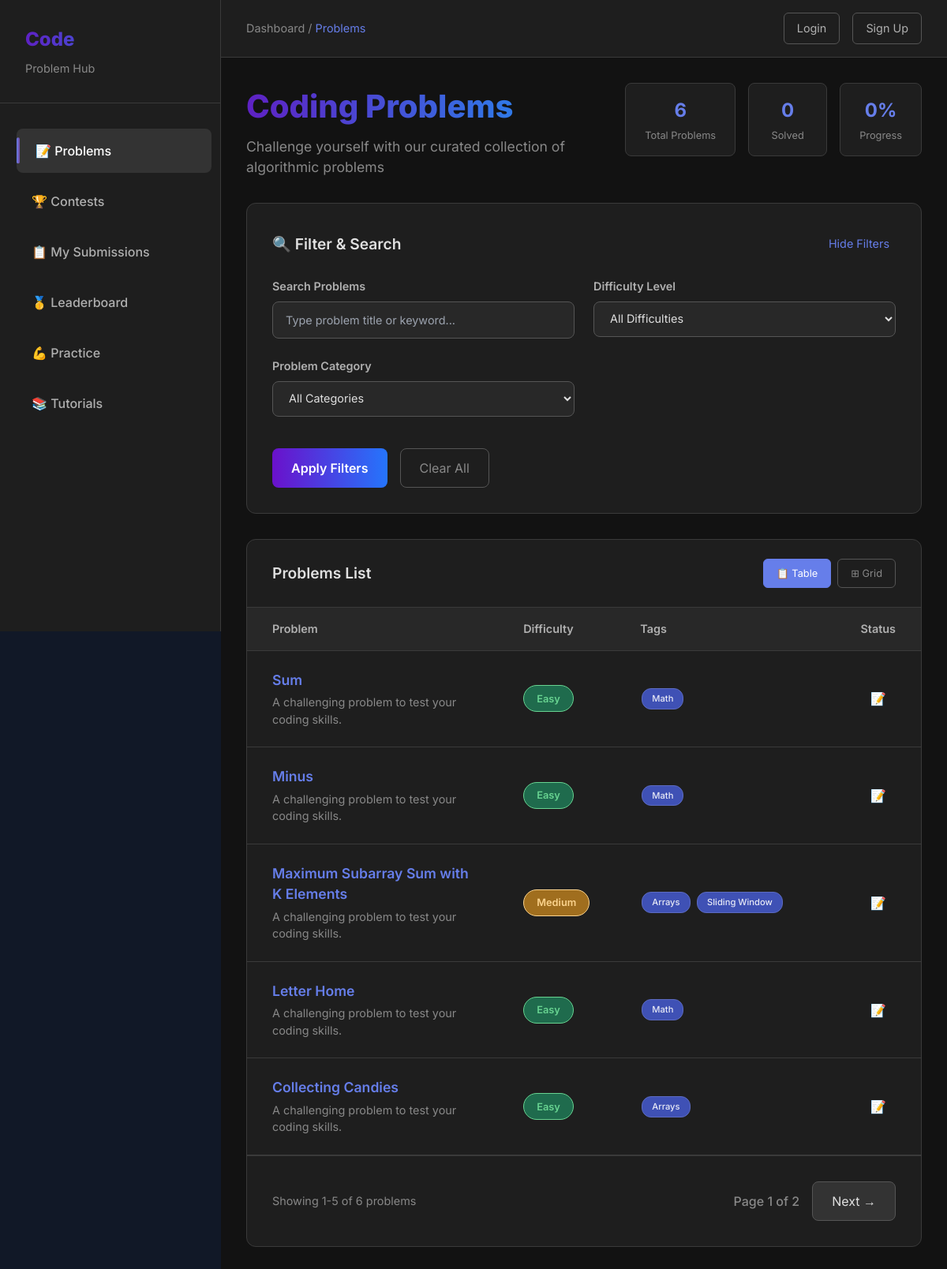
The page / on the database its author committed.
### problems/models.py (models this page shows, shortened)
class Problem(models.Model):
    DIFFICULTY_CHOICES = [
        ('Easy', 'Easy'),
        ('Medium', 'Medium'),
        ('Hard', 'Hard'),
    ]
    title = models.CharField(max_length=200)
    description = models.TextField()
    input_description = models.TextField()
    output_description = models.TextField()
    constraints = models.TextField()
    sample_input = models.TextField()
    sample_output = models.TextField()
    difficulty = models.CharField(max_length=10, choices=DIFFICULTY_CHOICES)
    tags = models.ManyToManyField(Tag, related_name='problems')
    slug = models.SlugField(unique=True)

class Tag(models.Model):
    name = models.CharField(max_length=50, unique=True)

### problems/views.py (the view)
# urls.py: path('', views.problem_list, name='problem_list'),
def problem_list(request):
    tag_name = request.GET.get('tag')
    difficulty = request.GET.get('difficulty')
    problems = Problem.objects.all().order_by('id')
    if tag_name:
        problems = problems.filter(tags__name=tag_name)
    if difficulty:
        problems = problems.filter(difficulty=difficulty)
    tags = Tag.objects.all()
    paginator = Paginator(problems, 5)
    page_number = request.GET.get('page')
    page_obj = paginator.get_page(page_number)
    problem_total_count = problems.count()
    if request.user.is_authenticated:
        solved_count = Submission.objects.filter(user=request.user, verdict='Accepted').values('problem_id').distinct().count()
    else:
        solved_count = 0
    progress = int((solved_count / problem_total_count) * 100) if problem_total_count > 0 else 0
    return render(request, 'problems/problem_list.html', {
        'problems': page_obj,   # renamed to page_obj (Django convention)
        'tags': tags,
        'selected_tag': tag_name,
        'selected_difficulty': difficulty,
        'solved_count' :solved_count,
        'problem_total_count': problem_total_count,
        'progress': progress,
    })

### templates/problems/problem_list.html (shortened to what this page needs)
<!DOCTYPE html>
<html lang="en">
<head>
    <script src="https://cdn.tailwindcss.com"></script>
</head>
<body class="bg-gray-900 text-gray-100">
    <div class="main-container">
        <aside class="sidebar" id="sidebar">
            <div class="sidebar-header">
                <div class="sidebar-title">Code</div>
                <div class="sidebar-subtitle">Problem Hub</div>
            </div>
            <nav>
                <a href="/" class="active">📝 Problems</a>
                <a href="/contests/">🏆 Contests</a>
                <a href="/submissions/history/">📋 My Submissions</a>
                <a href="/submissions/leaderboard/">🥇 Leaderboard</a>
                <a href="/practice/">💪 Practice</a>
                <a href="/tutorials/">📚 Tutorials</a>
            </nav>
        </aside>
        <div style="flex: 1;">
            <header class="top-header">
                <div class="breadcrumb">
                    Dashboard / <span>Problems</span>
                </div>
                <div class="user-actions">
                    {% if user.is_authenticated %}
                        <span>Welcome, {{ user.username }}</span>
                        <a href="/logout/">Logout</a>
                    {% else %}
                        <a href="/accounts/login/">Login</a>
                        <a href="/account/registrations/">Sign Up</a>
                    {% endif %}
                </div>
            </header>
            <main class="content-area">
                <div class="content-header">
                    <div class="page-title-section">
                        <h1 class="page-title">Coding Problems</h1>
                        <p class="page-subtitle">Challenge yourself with our curated collection of algorithmic problems</p>
                    </div>
                    <div class="stats-section">
                        <div class="stat-card">
                            <div class="stat-number">{{problem_total_count}}</div>
                            <div class="stat-label">Total Problems</div>
                        </div>
                        <div class="stat-card">
                            <div class="stat-number">{{solved_count}}</div>
                            <div class="stat-label">Solved</div>
                        </div>
                        <div class="stat-card">
                            <div class="stat-number">{{progress}}%</div>
                            <div class="stat-label">Progress</div>
                        </div>
                    </div>
                </div>
                <div class="filter-panel">
                    <div class="filter-header">
                        <h2 class="filter-title">🔍 Filter & Search</h2>
                        <button class="filter-toggle" onclick="toggleFilters()">Hide Filters</button>
                    </div>
                    <form id="filterForm" method="get" class="filter-grid">
                        <div class="filter-group">
                            <label for="search">Search Problems</label>
                            <input type="text" name="search" id="search" placeholder="Type problem title or keyword..." value="{{ selected_search }}">
                        </div>
                        <div class="filter-group">
                            <label for="difficulty">Difficulty Level</label>
                            <select name="difficulty" id="difficulty">
                                <option value="">All Difficulties</option>
                            </select>
                        </div>
                        <div class="filter-group">
                            <label for="tag">Problem Category</label>
                            <select name="tag" id="tag">
                                <option value="">All Categories</option>
                            </select>
                        </div>
                        <div class="filter-actions">
                            <button type="submit" class="filter-button">Apply Filters</button>
                            <button type="button" class="clear-button" onclick="clearFilters()">Clear All</button>
                        </div>
                    </form>
                </div>
                <div class="problems-container">
                    <div class="problems-header">
                        <h2 class="problems-title">Problems List</h2>
                        <div class="view-toggle">
                            <button class="view-button active" onclick="switchView('table')">📋 Table</button>
                            <button class="view-button" onclick="switchView('grid')">⊞ Grid</button>
                        </div>
                    </div>
                    <div class="problems-table-container" id="tableView">
                        <table class="problems-table">
                            <thead>
                                <tr>
                                    <th style="width: 40%;">Problem</th>
                                    <th style="width: 15%;">Difficulty</th>
                                    <th style="width: 35%;">Tags</th>
                                    <th style="width: 10%;">Status</th>
                                </tr>
                            </thead>
                            <tbody id="problemTableBody">
                                {% for problem in problems %}
                                <tr onclick="window.location.href='{% url 'problem_detail' problem.slug %}';" style="cursor: pointer;">
                                    <td>
                                        <div class="problem-title-cell">{{ problem.title }}</div>
                                        <div style="color: #888; font-size: 0.9rem; margin-top: 0.25rem;">
                                            {{ problem.short_description|default:"A challenging problem to test your coding skills." }}
                                        </div>
                                    </td>
                                    <td class="difficulty-cell">
                                        <span class="difficulty-badge
                                            {% if problem.difficulty == 'Easy' %}difficulty-easy
                                            {% elif problem.difficulty == 'Medium' %}difficulty-medium
                                            {% elif problem.difficulty == 'Hard' %}difficulty-hard
                                            {% else %}difficulty-other
                                            {% endif %}">
                                            {{ problem.difficulty }}
                                        </span>
                                    </td>
                                    <td class="tags-cell">
                                        {% for tag in problem.tags.all %}
                                            <span class="tag-badge">{{ tag.name }}</span>
                                        {% endfor %}
                                    </td>
                                    <td style="text-align: center; color: #888;">
                                        📝
                                    </td>
                                </tr>
                                {% endfor %}
                            </tbody>
                        </table>
                    </div>
                    <div class="pagination-container">
                        <div class="pagination-info">
                            Showing {{ problems.start_index }}-{{ problems.end_index }} of {{ problems.paginator.count }} problems
                        </div>
                        <div class="pagination-controls">
                            <span>Page {{ problems.number }} of {{ problems.paginator.num_pages }}</span>
                            {% if problems.has_next %}
                                <a href="?page={{ problems.next_page_number }}">
                                    Next →
                                </a>
                            {% endif %}
                        </div>
                    </div>
                </div>
            </main>
        </div>
    </div>

### rows shown on the page
Problem: title "Sum", short_description "A challenging problem to test your coding skills.", difficulty "Easy"
Tag: name "Math"
Problem: title "Minus", short_description "A challenging problem to test your coding skills.", difficulty "Easy"
Problem: title "Maximum Subarray Sum with K Elements", short_description "A challenging problem to test your coding skills.", difficulty "Medium"
Tag: name "Arrays"
Tag: name "Sliding Window"
Problem: title "Letter Home", short_description "A challenging problem to test your coding skills.", difficulty "Easy"
Problem: title "Collecting Candies", short_description "A challenging problem to test your coding skills.", difficulty "Easy"

### other values the page prints
{{ problem_total_count }} "6"
{{ solved_count }} "0"
{{ progress }} "0"
{{ problems.start_index }} "1"
{{ problems.end_index }} "5"
{{ problems.paginator.count }} "6"
{{ problems.number }} "1"
{{ problems.paginator.num_pages }} "2"
